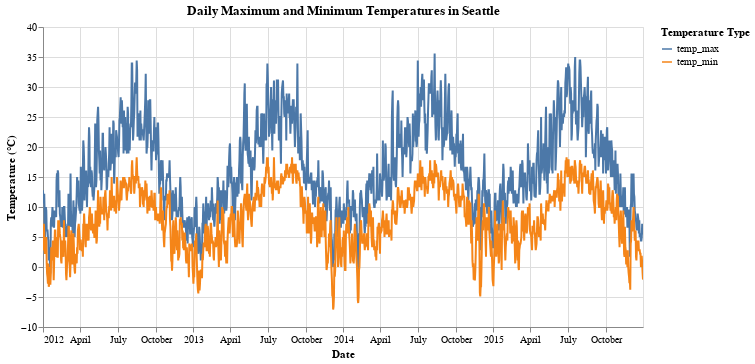

The cell this chart's notebook holds for it:
### Markdown cell above
### Visualization 1: Temperature Trends Over Time

Design Choices:
- Line Chart: Chosen to display continuous data and trends over time.
- Color Encoding: Different colors for maximum and minimum temperatures.
- Interactive Tooltip: Provides exact temperature values on hover.

### Code cell
# Temperature Trends
temp_chart = alt.Chart(data).transform_fold(
    ['temp_max', 'temp_min'],
    as_=['Temperature Type', 'Temperature']
).mark_line().encode(
    x=alt.X('date:T', title='Date'),
    y=alt.Y('Temperature:Q', title='Temperature (°C)'),
    color=alt.Color('Temperature Type:N', title='Temperature Type'),
    tooltip=['date:T', 'Temperature Type:N', 'Temperature:Q']
).properties(
    title='Daily Maximum and Minimum Temperatures in Seattle',
    width=600,
    height=300
).interactive()

temp_chart

### Figure 1 — Vega-Lite specification as saved in the notebook (floating-point values rounded to 4 significant figures; data arrays with more than 128 entries replaced by an {"elided": "..."} marker saying what was removed)
{"config": {"view": {"continuousWidth": 400, "continuousHeight": 300}}, "data": {"name": "data-b340879667032aa0adfdfe68a8dd408c"}, "mark": "line", "encoding": {"color": {"field": "Temperature Type", "title": "Temperature Type", "type": "nominal"}, "tooltip": [{"field": "date", "type": "temporal"}, {"field": "Temperature Type", "type": "nominal"}, {"field": "Temperature", "type": "quantitative"}], "x": {"field": "date", "title": "Date", "type": "temporal"}, "y": {"field": "Temperature", "title": "Temperature (°C)", "type": "quantitative"}}, "height": 300, "selection": {"selector001": {"type": "interval", "bind": "scales", "encodings": ["x", "y"]}}, "title": "Daily Maximum and Minimum Temperatures in Seattle", "transform": [{"fold": ["temp_max", "temp_min"], "as": ["Temperature Type", "Temperature"]}], "width": 600, "$schema": "https://vega.github.io/schema/vega-lite/v4.17.0.json", "datasets": {"data-b340879667032aa0adfdfe68a8dd408c": {"elided": "1461 records"}}}
